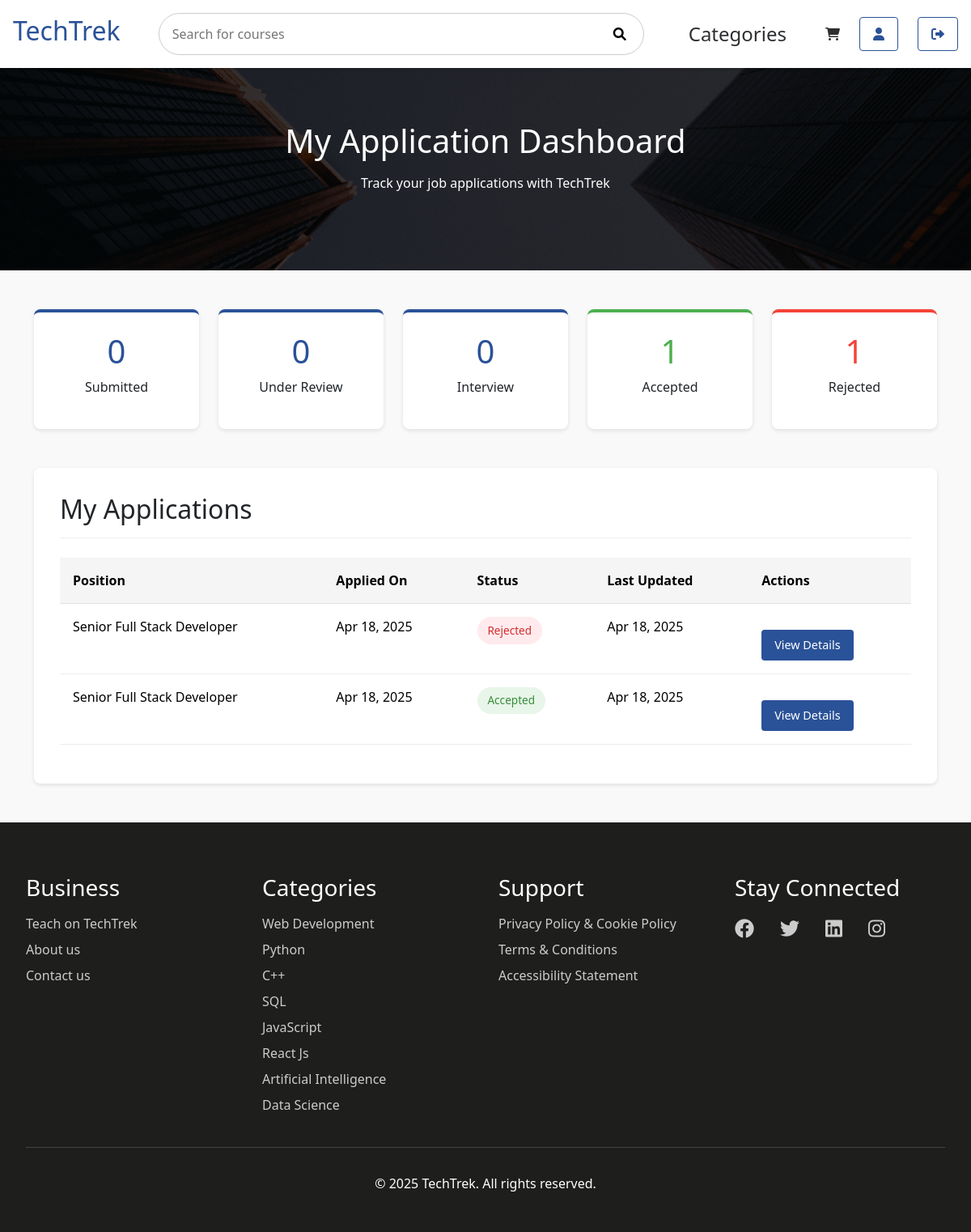
Page /careers/dashboard/ (signed in) on the committed database.
### careers/models.py (models this page shows, shortened)
class JobApplication(models.Model):
    EXPERIENCE_CHOICES = [
        ('1-2', '1-2 years'),
        ('3-5', '3-5 years'),
        ('5+', '5+ years'),
    ]
    STATUS_CHOICES = [
        ('submitted', 'Submitted'),
        ('under_review', 'Under Review'),
        ('interview', 'Interview Stage'),
        ('accepted', 'Accepted'),
        ('rejected', 'Rejected'),
    ]
    user = models.ForeignKey(settings.AUTH_USER_MODEL, on_delete=models.CASCADE, related_name='applications', null=True)
    position = models.CharField(max_length=100)
    name = models.CharField(max_length=255)
    email = models.EmailField()
    phone = models.CharField(max_length=20, blank=True, null=True)
    experience = models.CharField(max_length=10, choices=EXPERIENCE_CHOICES)
    resume = models.FileField(upload_to='resumes/')
    portfolio = models.URLField(blank=True, null=True)
    cover_letter = models.TextField(blank=True, null=True)
    applied_on = models.DateTimeField(auto_now_add=True)
    applied_at = models.DateTimeField(default=timezone.now)
    status = models.CharField(max_length=20, choices=STATUS_CHOICES, default='submitted')
    last_updated = models.DateTimeField(auto_now=True)
    admin_notes = models.TextField(blank=True, null=True)
    class Meta:
        ordering = ['-applied_at']

### careers/views.py (the view)
# urls.py: path('dashboard/', views.dashboard, name='dashboard'),
@login_required
def dashboard(request):
    applications = JobApplication.objects.filter(user=request.user).order_by('-applied_at')
    status_counts = applications.values('status').annotate(count=Count('status'))
    status_dict = {item['status']: item['count'] for item in status_counts}
    context = {
        'applications': applications,
        'submitted_count': status_dict.get('submitted', 0),
        'under_review_count': status_dict.get('under_review', 0),
        'interview_count': status_dict.get('interview', 0),
        'accepted_count': status_dict.get('accepted', 0),
        'rejected_count': status_dict.get('rejected', 0),
    }
    return render(request, 'careers/dashboard.html', context)

### careers/templates/careers/dashboard.html (shortened to what this page needs)
{% extends "base.html" %}
{% load static %}
{% block extra_css %}
<link rel="stylesheet" href="{% static 'css/careers.css' %}">
<link rel="stylesheet" href="{% static 'css/dashboard.css' %}">
{% endblock %}
{% block main_block %}
<section class="dashboard-header">
    <div class="container">
        <h1>My Application Dashboard</h1>
        <p>Track your job applications with TechTrek</p>
    </div>
</section>
<section class="dashboard-content">
    <div class="container">
        <div class="row">
            <div class="col-md-12">
                <div class="status-summary">
                    <div class="status-card">
                        <h3>{{ submitted_count }}</h3>
                        <p>Submitted</p>
                    </div>
                    <div class="status-card">
                        <h3>{{ under_review_count }}</h3>
                        <p>Under Review</p>
                    </div>
                    <div class="status-card">
                        <h3>{{ interview_count }}</h3>
                        <p>Interview</p>
                    </div>
                    <div class="status-card accepted">
                        <h3>{{ accepted_count }}</h3>
                        <p>Accepted</p>
                    </div>
                    <div class="status-card rejected">
                        <h3>{{ rejected_count }}</h3>
                        <p>Rejected</p>
                    </div>
                </div>
            </div>
            <div class="col-md-12">
                <div class="applications-list">
                    <h2>My Applications</h2>
                    {% if applications %}
                        <div class="table-responsive">
                            <table class="table">
                                <thead>
                                    <tr>
                                        <th>Position</th>
                                        <th>Applied On</th>
                                        <th>Status</th>
                                        <th>Last Updated</th>
                                        <th>Actions</th>
                                    </tr>
                                </thead>
                                <tbody>
                                    {% for app in applications %}
                                    <tr class="status-{{ app.status }}">
                                        <td>{{ app.position }}</td>
                                        <td>{{ app.applied_on|date:"M d, Y" }}</td>
                                        <td>
                                            <span class="status-badge {{ app.status }}">
                                                {% if app.status == 'submitted' %}
                                                    Submitted
                                                {% elif app.status == 'under_review' %}
                                                    Under Review
                                                {% elif app.status == 'interview' %}
                                                    Interview Stage
                                                {% elif app.status == 'accepted' %}
                                                    Accepted
                                                {% elif app.status == 'rejected' %}
                                                    Rejected
                                                {% endif %}
                                            </span>
                                        </td>
                                        <td>{{ app.last_updated|date:"M d, Y" }}</td>
                                        <td>
                                            <a href="{% url 'careers:application_detail' app.id %}" class="view-btn">View Details</a>
                                        </td>
                                    </tr>
                                    {% endfor %}
                                </tbody>
                            </table>
                        </div>
                    {% else %}
                        <div class="no-applications">
                            <p>You don't have any job applications yet.</p>
                            <a href="{% url 'careers:careers' %}#open-positions" class="btn-primary">Browse Open Positions</a>
                        </div>
                    {% endif %}
                </div>
            </div>
        </div>
    </div>
</section>
{% endblock %}

### courseApp/static/css/base.css (style rules this page uses)
:root { --primary-color: #2a5298; --secondary-color: #1e1e1c; --accent-color: #f5f5f5; --text-color: #2d2f31; --white: #ffffff; }

### careers/static/css/careers.css (style rules this page uses)
:root { --primary-color: #2a5298; --secondary-color: #1e1e1c; --accent-color: #f5f5f5; --text-color: #2d2f31; --white: #ffffff; }

### careers/static/css/dashboard.css (style rules this page uses)
.dashboard-header { background: linear-gradient(rgba(0, 0, 0, 0.8), rgba(0, 0, 0, 0.8)), url('/static/images/photo.avif') center/cover; color: var(--white); padding: 5rem 0; text-align: center; margin-top: 70px; }
.dashboard-header h1 { font-size: 2.5rem; margin-bottom: 1rem; }
.dashboard-content { padding: 3rem 0; background-color: #f9f9f9; }
.status-summary { display: flex; flex-wrap: wrap; gap: 1.5rem; margin-bottom: 3rem; }
.status-card { background-color: var(--white); border-radius: 8px; padding: 1.5rem; flex: 1; min-width: 150px; text-align: center; box-shadow: 0 2px 5px rgba(0, 0, 0, 0.1); border-top: 4px solid var(--primary-color); }
.status-card h3 { font-size: 2.5rem; margin-bottom: 0.5rem; color: var(--primary-color); }
.status-card.accepted { border-top-color: #4CAF50; }
.status-card.accepted h3 { color: #4CAF50; }
.status-card.rejected { border-top-color: #F44336; }
.status-card.rejected h3 { color: #F44336; }
.applications-list { background-color: var(--white); border-radius: 8px; padding: 2rem; box-shadow: 0 2px 5px rgba(0, 0, 0, 0.1); }
.applications-list h2 { margin-bottom: 1.5rem; padding-bottom: 1rem; border-bottom: 1px solid #eee; }
.table { width: 100%; border-collapse: collapse; }
.table th { text-align: left; padding: 1rem; background-color: #f5f5f5; font-weight: 600; }
.table td { padding: 1rem; border-bottom: 1px solid #eee; }
.status-badge { display: inline-block; padding: 0.4rem 0.8rem; border-radius: 20px; font-size: 0.85rem; font-weight: 500; }
.status-badge.accepted { background-color: #E8F5E9; color: #388E3C; }
.status-badge.rejected { background-color: #FFEBEE; color: #D32F2F; }
.view-btn { display: inline-block; padding: 0.5rem 1rem; background-color: var(--primary-color); color: var(--white); border-radius: 4px; text-decoration: none; font-size: 0.9rem; transition: background-color 0.3s; }
.download-btn, .view-btn { display: inline-flex; align-items: center; justify-content: center; padding: 0.5rem 1rem; margin-top: 1rem; border-radius: 4px; text-decoration: none; transition: all 0.3s; }

### rows in the picture
JobApplication: position "Senior Full Stack Developer", applied_on "Apr 18, 2025", status "Rejected", last_updated "Apr 18, 2025"
JobApplication: position "Senior Full Stack Developer", applied_on "Apr 18, 2025", status "Accepted", last_updated "Apr 18, 2025"

### other values in the picture
{{ submitted_count }} "0"
{{ under_review_count }} "0"
{{ interview_count }} "0"
{{ accepted_count }} "1"
{{ rejected_count }} "1"
